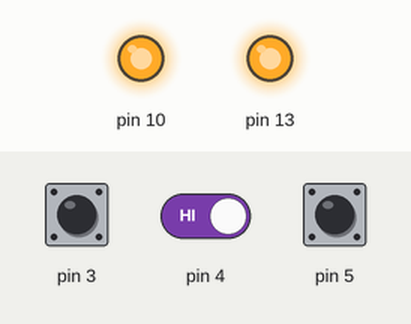
The sketch below on a simulated Arduino Uno, built with avr-gcc and run on an emulated ATmega328P. On the bench: output pins drawn as LEDs (lit = HIGH). The inputs (shaded band) are chosen by the test bench; at power-on: pin 3 HIGH, pin 4 HIGH, pin 5 HIGH. Random numbers use the default seed unless the sketch sets one; what the sketch prints to the serial monitor is not drawn.

Above: at 0.55 s.
At 1.4 s:
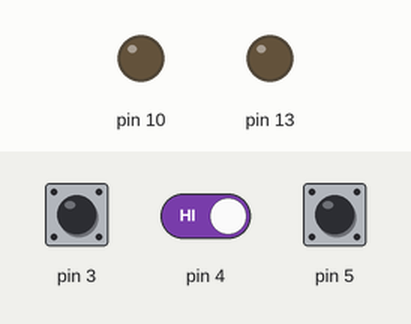
1.5 s: pin 3 pulled LOW for 0.15 s
3.1 s: pin 3 driven LOW and pin 4 driven LOW
At 3.5 s:
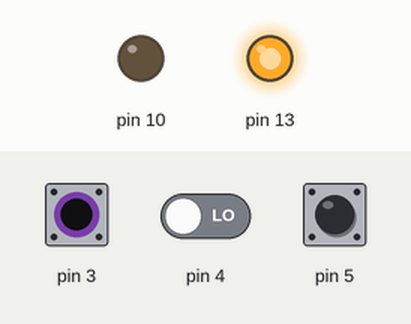
Timing chart, 0 to 6.1 s (numbered marks = the images above; inputs shaded):
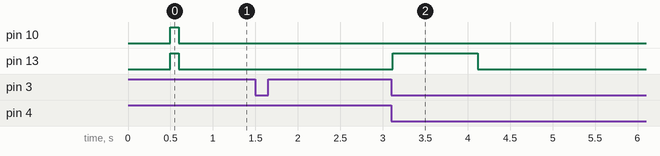

The sketch:

sketch_Arduino_Code_Guess.ino
```cpp
byte x;
byte w = 1;
String otvet = "";
String KOD = "";
// массив с вариантами кода
char* kod[6] = {"123", "132", "231", "213", "321", "312"};
// переменные для считывания нажатия на кнопки
boolean button1WasUp = true;
boolean button2WasUp = true;
boolean button3WasUp = true;

void setup() {
  Serial.begin(9600);
  // пины для подключения кнопок
  pinMode(5, INPUT_PULLUP);
  pinMode(4, INPUT_PULLUP);
  pinMode(3, INPUT_PULLUP);
  // пины для подключения светодиодов
  pinMode(13, OUTPUT);
  pinMode(10, OUTPUT);
}

void loop() {

/// ФУНКЦИЯ ГЕНЕРАЦИИ КОДА ///
  while (w == 1) {
    delay(500);
    digitalWrite(13, HIGH); digitalWrite(10, HIGH);
    delay(100);
    digitalWrite(13, LOW); digitalWrite(10, LOW);
    x = random(0, 5);
    KOD = String(kod[x]);
    Serial.print("KOD - ");
    Serial.println(KOD);
    Serial.println("");
    Serial.print("OTVET - ");
    w = 2;
  }

/// ВВОДИМ ПЕРВОЕ ЧИСЛО ///
  while (w == 2) {
   // узнаем текущее состояние кнопок
   boolean button1IsUp = digitalRead(5);
   boolean button2IsUp = digitalRead(4);
   boolean button3IsUp = digitalRead(3);

   // если первая кнопка была нажата, добавляем к строке "1"
   if (button1WasUp && !button1IsUp) {
     delay(10);
     button1IsUp = digitalRead(5);
     if (!button1IsUp) { otvet = otvet + "1"; Serial.print("1"); w = 3;}
   }
   button1WasUp = button1IsUp; // запоминаем состояние первой кнопки

   // если вторая кнопка была нажата, добавляем к строке "2"
   if (button2WasUp && !button2IsUp) {
     delay(10);
     button2IsUp = digitalRead(4);
     if (!button2IsUp) { otvet = otvet + "2"; Serial.print("2"); w = 3;}
   }
   button2WasUp = button2IsUp; // запоминаем состояние второй кнопки

   // если третья кнопка была нажата, добавляем к строке "3"
   if (button3WasUp && !button3IsUp) {
     delay(10);
     button3IsUp = digitalRead(3);
     if (!button3IsUp) { otvet = otvet + "3"; Serial.print("3"); w = 3;}
   }
   button3WasUp = button3IsUp; // запоминаем состояние третьей кнопки
  }

/// ВВОДИМ ВТОРОЕ ЧИСЛО ///
  while (w == 3) {
   // узнаем текущее состояние кнопок
   boolean button1IsUp = digitalRead(5);
   boolean button2IsUp = digitalRead(4);
   boolean button3IsUp = digitalRead(3);

   // если первая кнопка была нажата, добавляем к строке "1"
   if (button1WasUp && !button1IsUp) {
     delay(10);
     button1IsUp = digitalRead(5);
     if (!button1IsUp) { otvet = otvet + "1"; Serial.print("1"); w = 4;}
   }
   button1WasUp = button1IsUp; // запоминаем состояние первой кнопки

   // если вторая кнопка была нажата, добавляем к строке "2"
   if (button2WasUp && !button2IsUp) {
     delay(10);
     button2IsUp = digitalRead(4);
     if (!button2IsUp) { otvet = otvet + "2"; Serial.print("2"); w = 4;}
   }
   button2WasUp = button2IsUp; // запоминаем состояние второй кнопки

   // если третья кнопка была нажата, добавляем к строке "3"
   if (button3WasUp && !button3IsUp) {
     delay(10);
     button3IsUp = digitalRead(3);
     if (!button3IsUp) { otvet = otvet + "3"; Serial.print("3"); w = 4;}
   }
   button3WasUp = button3IsUp; // запоминаем состояние третьей кнопки
  }

/// ВВОДИМ ТРЕТЬЕ ЧИСЛО ///
  while (w == 4) {
   // узнаем текущее состояние кнопок
   boolean button1IsUp = digitalRead(5);
   boolean button2IsUp = digitalRead(4);
   boolean button3IsUp = digitalRead(3);

   // если первая кнопка была нажата, добавляем к строке "1"
   if (button1WasUp && !button1IsUp) {
     delay(10);
     button1IsUp = digitalRead(5);
     if (!button1IsUp) { otvet = otvet + "1"; Serial.println("1"); w = 5;}
   }
   button1WasUp = button1IsUp; // запоминаем состояние первой кнопки

   // если вторая кнопка была нажата, добавляем к строке "2"
   if (button2WasUp && !button2IsUp) {
     delay(10);
     button2IsUp = digitalRead(4);
     if (!button2IsUp) { otvet = otvet + "2"; Serial.println("2"); w = 5;}
   }
   button2WasUp = button2IsUp; // запоминаем состояние второй кнопки

   // если третья кнопка была нажата, добавляем к строке "3"
   if (button3WasUp && !button3IsUp) {
     delay(10);
     button3IsUp = digitalRead(3);
     if (!button3IsUp) { otvet = otvet + "3"; Serial.println("3"); w = 5;}
   }
   button3WasUp = button3IsUp; // запоминаем состояние третьей кнопки
  }

/// СРАВНИВАЕМ НАШ ОТВЕТ С КОДОМ ///
  if (KOD == otvet ) {
    Serial.println(""); Serial.println("DA!"); Serial.println("");
    digitalWrite(10, HIGH); delay(1000); digitalWrite(10, LOW);
    otvet = "";  // стираем строку
    w = 1;         // генерируем новый код
  }
  else  {
    Serial.println(""); Serial.println("HET!"); Serial.println("");
    Serial.print("OTVET - ");
    digitalWrite(13, HIGH); delay(1000); digitalWrite(13, LOW);
    otvet = "";  // стираем строку
    w = 2;         // новая попытка ввода кода
  }
}
```

Measured:
- after the input at 1.5 s, every drawn part: stays the same
- after the input at 3.1 s, pin 13: LOW → HIGH at once, → LOW 1.0 s later
